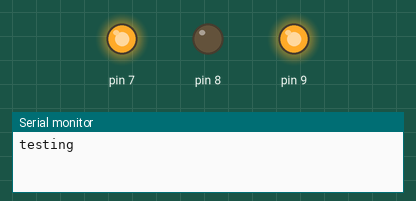
Simulated run of this sketch. Board: Arduino Uno, built with avr-gcc and run on an emulated ATmega328P. Shown: output pins drawn as LEDs (lit = HIGH), the last lines printed to the serial monitor.

Above: at 0.2 s.
At 4.2 s:
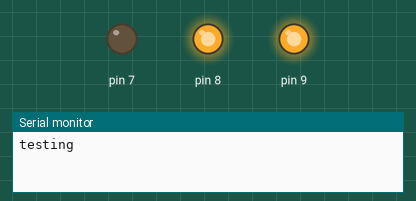
At 7.7 s:
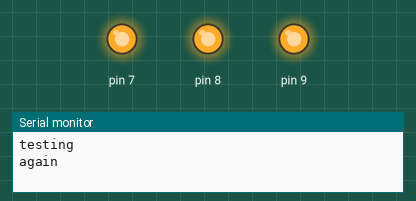
At 16.6 s:
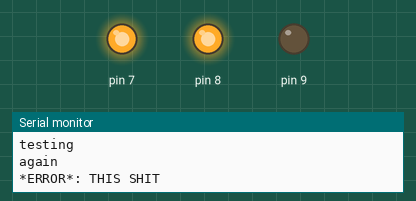
Timing chart, 0 to 22.9 s (numbered marks = the images above):
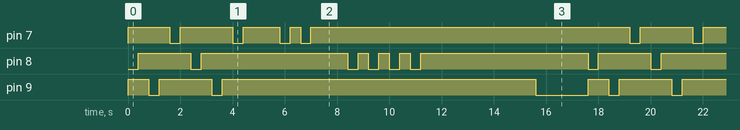

The sketch:

MouseOutputExample.ino
```cpp
#include "MouseOutput.h"

Output out( 8, 7, 9 );

void setup()
{
  Serial.begin(9600);
}

void loop()
{
  out.put("testing\n", 'a', 2 );
  delay(1000);
  out.put("again\n", 'g', 2 );
  delay(1000);
  out.ERROR("THIS SHIT", 4 );
  delay(4000);
  out.put( NULL, 'b', 0 );
  delay(2000);
  out.off('b');
}
```

Measured:
- by itself, pin 7: repeats every 17.6 s: HIGH 2.0 s, LOW 0.40 s, HIGH 1.4 s, LOW 0.40 s, HIGH 0.40 s, LOW 0.40 s, HIGH 12.2 s, LOW 0.40 s
- by itself, pin 8: repeats every 17.6 s: LOW 0.40 s, HIGH 5.6 s, 3 × (LOW 0.40 s, HIGH 0.40 s), LOW 0.40 s, HIGH 6.4 s, LOW 0.40 s, HIGH 2.0 s
- by itself, pin 9: repeats every 17.6 s: HIGH 2.0 s, LOW 0.40 s, HIGH 12.0 s, LOW 2.0 s, HIGH 0.80 s, LOW 0.40 s
